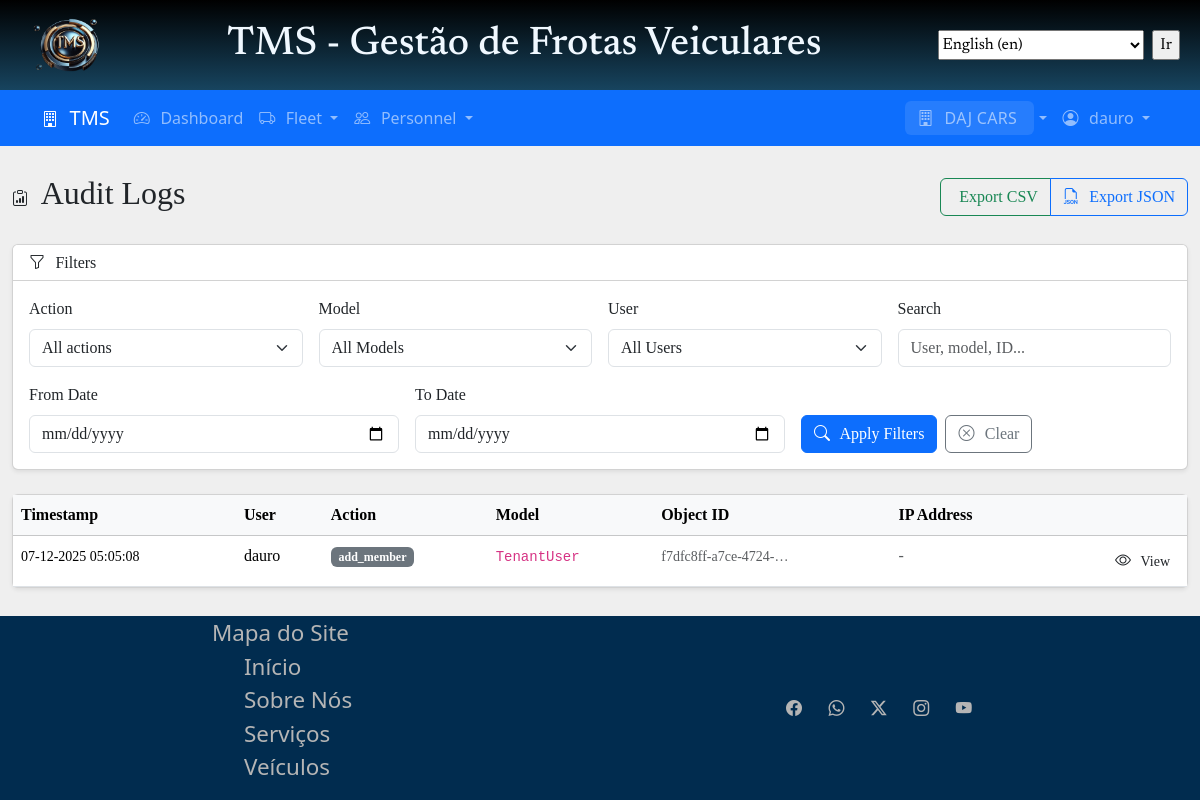
/audit/ (signed in), run on an earlier commit of the app's database.
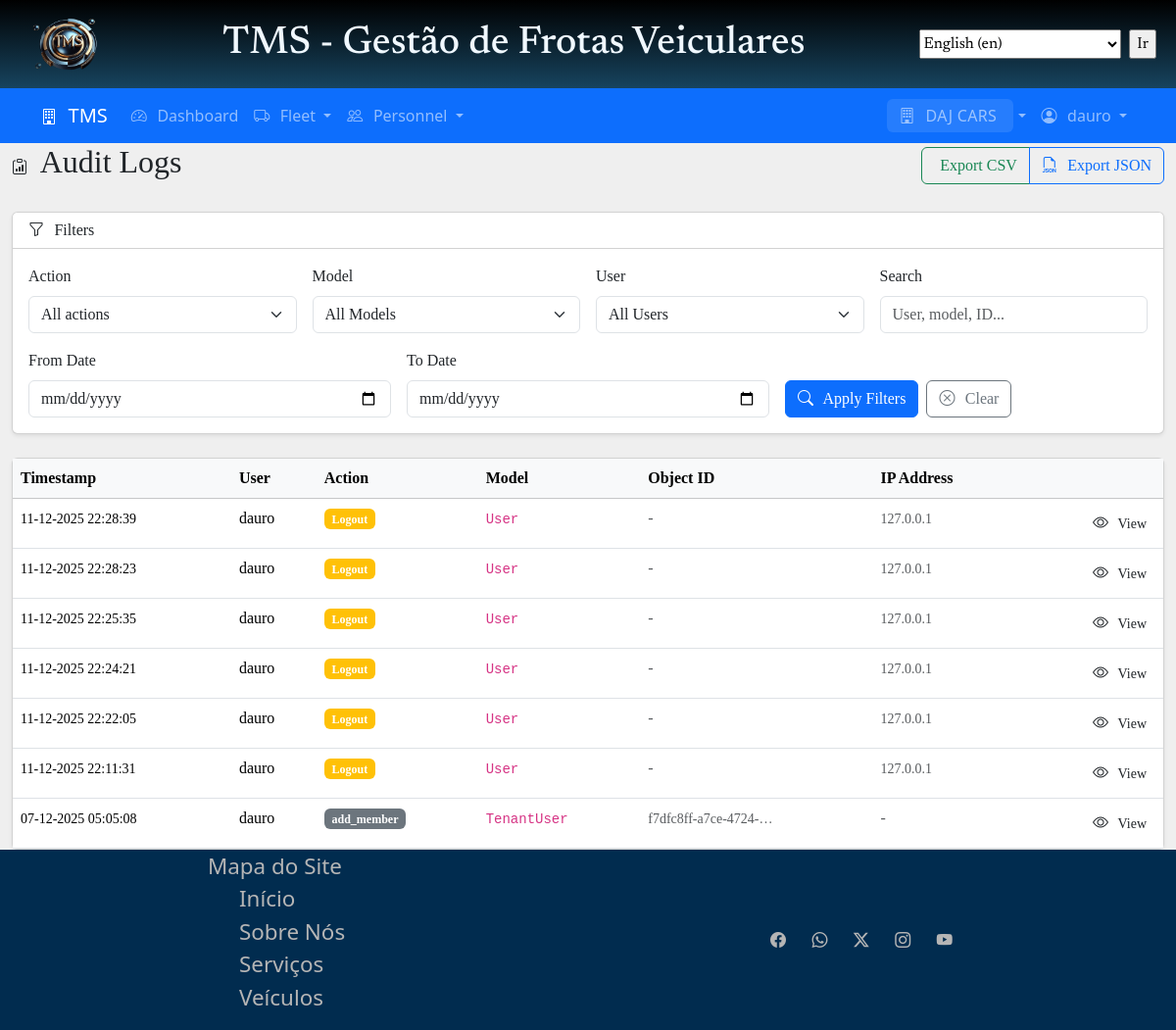
And on a later commit of the database.
### audit/models.py (models this page shows, shortened)
class TenantAuditLog(models.Model):
    ACTION_CHOICES = [
        ("create", _("Create")),
        ("update", _("Update")),
        ("delete", _("Delete")),
        ("view", _("View")),
        ("login", _("Login")),
        ("logout", _("Logout")),
        ("permission_change", _("Permission Change")),
    ]
    id = models.UUIDField(primary_key=True, default=uuid.uuid4, editable=False)
    tenant = models.ForeignKey(
        'tenants.Tenant',
        on_delete=models.CASCADE,
        related_name='audit_logs'
    )
    user = models.ForeignKey(
        settings.AUTH_USER_MODEL,
        on_delete=models.SET_NULL,
        blank=True,
        null=True
    )
    action = models.CharField(max_length=30, choices=ACTION_CHOICES)
    model_name = models.CharField(max_length=100)
    object_id = models.CharField(max_length=255, blank=True, null=True)
    changes = models.JSONField(blank=True, null=True)
    ip_address = models.GenericIPAddressField(blank=True, null=True)
    user_agent = models.TextField(blank=True, null=True)
    timestamp = models.DateTimeField(auto_now_add=True)
    class Meta:
        db_table = 'tenant_audit_log'
        indexes = [
            models.Index(fields=['tenant', '-timestamp']),
            models.Index(fields=['tenant', 'user', 'action'])
        ]
        ordering = ['-timestamp']

### accounts/models.py (models this page shows, shortened)
class CustomUser(AbstractUser):
    id = models.UUIDField(primary_key=True, default=uuid.uuid4, editable=False)
    current_tenant = models.ForeignKey(
        'tenants.Tenant',
        on_delete=models.SET_NULL,
        null=True,
        blank=True,
        related_name='current_users',
        help_text=_('Currently active tenant for this user')
    )
    phone = models.CharField(max_length=20, blank=True, null=True)
    document_number = models.CharField(
        max_length=30,
        blank=True,
        null=True,
        help_text=_('Unique identifier like SSN or Tax ID, CPF or CNPJ')
    )
    document_type = models.CharField(
        max_length=6,
        blank=True,
        null=True,
        choices=[
            ('SSN', 'SSN'),
            ('TAXID', 'Tax ID'),
            ('CPF', 'CPF'),
            ('CNPJ', 'CNPJ')
        ],
        default='CPF'
    )
    last_login_tenant = models.ForeignKey(
        'tenants.Tenant',
        on_delete=models.SET_NULL,
        blank=True,
        null=True,
        related_name='last_login_users',
    )
    created_at = models.DateTimeField(auto_now_add=True)
    updated_at = models.DateTimeField(auto_now=True)
    class Meta:
        db_table = 'users'
        indexes = [
            models.Index(fields=['email']),
            models.Index(fields=['document_number'])
        ]
    def get_tenants(self):
        return Tenant.objects.filter(
            members__user=self,
            members__is_active=True,
            is_active=True
        ).distinct()

### audit/views.py (the view, shortened to what this page needs)
# urls.py: path('', views.AuditLogListView.as_view(), name='log_list'),
class AuditLogListView(LoginRequiredMixin, ListView):
    model = TenantAuditLog
    template_name = 'audit/log_list.html'
    context_object_name = 'logs'
    paginate_by = 25
    def dispatch(self, request, *args, **kwargs):
        if not hasattr(request, 'tenant') or not request.tenant:
            raise PermissionDenied(_('Tenant required'))
        try:
            membership = TenantUser.objects.get(
                user=request.user,
                tenant=request.tenant,
                is_active=True
            )
            if not (membership.is_owner or membership.role in ['admin', 'owner']):
                raise PermissionDenied(_('Only owners and admins can view audit logs.'))
        except TenantUser.DoesNotExist:
            raise PermissionDenied(_('You are not a member of this tenant.'))
        return super().dispatch(request, *args, **kwargs)
    def get_queryset(self):
        queryset = TenantAuditLog.objects.filter(
            tenant=self.request.tenant,
        ).select_related('user')
        action = self.request.GET.get('action')
        if action:
            queryset = queryset.filter(action=action)
        model_name = self.request.GET.get('model')
        if model_name:
            queryset = queryset.filter(model_name=model_name)
        user_id = self.request.GET.get('user')
        if user_id:
            queryset = queryset.filter(user_id=user_id)
        date_from = self.request.GET.get('date_from')
        date_to = self.request.GET.get('date_to')
        if date_from:
            try:
                date_from = datetime.strptime(date_from, '%Y-%m-%d')
                queryset = queryset.filter(timestamp__gte=date_from)
            except ValueError:
                pass
        search = self.request.GET.get('search')
        if search:
            queryset = queryset.filter(
                Q(user__username__icontains=search) | Q(user__email__icontains=search) | Q(model_name__icontains=search) | Q(object_id__icontains=search)
            )
        return queryset
    def get_context_data(self, **kwargs):
        context = super().get_context_data(**kwargs)
        context['actions'] = TenantAuditLog.ACTION_CHOICES
        context['models'] = TenantAuditLog.objects.filter(
            tenant=self.request.tenant
        ).values_list('model_name', flat=True).distinct()
        context['users'] = TenantUser.objects.filter(
            tenant=self.request.tenant,
            is_active=True
        ).select_related('user')
        context['current_action'] = self.request.GET.get('action', '')
        context['current_model'] = self.request.GET.get('model', '')
        context['current_user'] = self.request.GET.get('user', '')
        context['date_from'] = self.request.GET.get('date_from', '')
        context['date_to'] = self.request.GET.get('date_to', '')
        context['search'] = self.request.GET.get('search', '')
        return context

### tenants/context_processors.py (called while the page is built)
def tenant_context(request):
    context = {
        "current_tenant": None,
        "user_tenants": [],
        "is_tenant_owner": False,
        "tenant_role": None,
    }
    if hasattr(request, "tenant") and request.tenant:
        context["current_tenant"] = request.tenant
        if request.user.is_authenticated:
            context["user_tenants"] = request.user.get_tenants()
            try:
                membership = TenantUser.objects.get(
                    user=request.user, tenant=request.tenant, is_active=True
                )
                context["is_tenant_owner"] = membership.is_owner
                context["tenant_role"] = membership.role
            except TenantUser.DoesNotExist:
                pass
    return context

### templates/audit/log_list.html (shortened to what the changed rows need)
{% extends 'base.html' %}
{% load static i18n l10n %}
{% block content %}
<div class="container-fluid">
  <div class="row mb-4">
    <div class="col-12">
      <div class="d-flex justify-content-between align-items-center">
        <h2><i class="bi bi-clipboard-data"></i> {% translate 'Audit Logs' %}</h2>
      </div>
    </div>
  </div>
  <div class="card shadow-sm">
    <div class="card-body p-0">
      {% if logs %}
        <div class="table-responsive">
          <table class="table table-hover mb-0">
            <thead class="table-light">
              <tr>
                <th>{% translate 'Timestamp' %}</th>
                <th>{% translate 'User' %}</th>
                <th>{% translate 'Action' %}</th>
                <th>{% translate 'Model' %}</th>
                <th>{% translate 'Object ID' %}</th>
                <th>{% translate 'IP Address' %}</th>
                <th></th>
              </tr>
            </thead>
            <tbody>
              {% for log in logs %}
                <tr>
                  <td>
                    <small>{{ log.timestamp|date:"d-m-Y H:i:s" }}</small>
                  </td>
                  <td>
                    {% if log.user %}
                      {{ log.user.get_full_name|default:log.user.username }}
                    {% else %}
                      <em class="text-muted">{% translate 'System' %}</em>
                    {% endif %}
                  </td>
                  <td>
                    <span class="badge bg-{% if log.action == 'create' %}success{% elif log.action == 'update' %}info{% elif log.action == 'delete' %}danger{% elif log.action == 'login' %}primary{% elif log.action == 'logout' %}warning{% else %}secondary{% endif %}">{{ log.get_action_display }}
                    </span>
                  </td>
                  <td>
                    <code>{{ log.model_name }}</code>
                  </td>
                  <td>
                    {% if log.object_id %}
                      <small class="text-muted">{{ log.object_id|truncatechars:20 }}</small>
                    {% else %}
                      <em class="text-muted">-</em>
                    {% endif %}
                  </td>
                  <td>
                    {% if log.ip_address %}
                      <small class="text-muted">{{ log.ip_address }}</small>
                    {% else %}
                      <em class="text-muted">-</em>
                    {% endif %}
                  </td>
                  <td class="text-end">
                    <a href="{% url 'audit:log_detail' log.id %}" class="btn btn-sm btn-outline primary">
                      <i class="bi bi-eye"></i> {% translate 'View' %}
                    </a>
                  </td>
                </tr>
              {% endfor %}
            </tbody>
          </table>
        </div>
      {% else %}
        <div class="text-center py-5">
          <i class="bi bi-inbox display-1 text-muted"></i>
          <p class="mt-3 text-muted">{% translate 'No audit logs found' %}</p>
        </div>
      {% endif %}
    </div>
  </div>
</div>
{% endblock %}

What changed in the data, as far as the page shows it:
added TenantAuditLog: timestamp "11-12-2025 22:28:39", user.get_full_name "dauro", action "Logout", model_name "User", ip_address "127.0.0.1"
added TenantAuditLog: timestamp "11-12-2025 22:28:23", user.get_full_name "dauro", action "Logout", model_name "User", ip_address "127.0.0.1"
added TenantAuditLog: timestamp "11-12-2025 22:25:35", user.get_full_name "dauro", action "Logout", model_name "User", ip_address "127.0.0.1"
added TenantAuditLog: timestamp "11-12-2025 22:24:21", user.get_full_name "dauro", action "Logout", model_name "User", ip_address "127.0.0.1"
added TenantAuditLog: timestamp "11-12-2025 22:22:05", user.get_full_name "dauro", action "Logout", model_name "User", ip_address "127.0.0.1"
added TenantAuditLog: timestamp "11-12-2025 22:11:31", user.get_full_name "dauro", action "Logout", model_name "User", ip_address "127.0.0.1"
